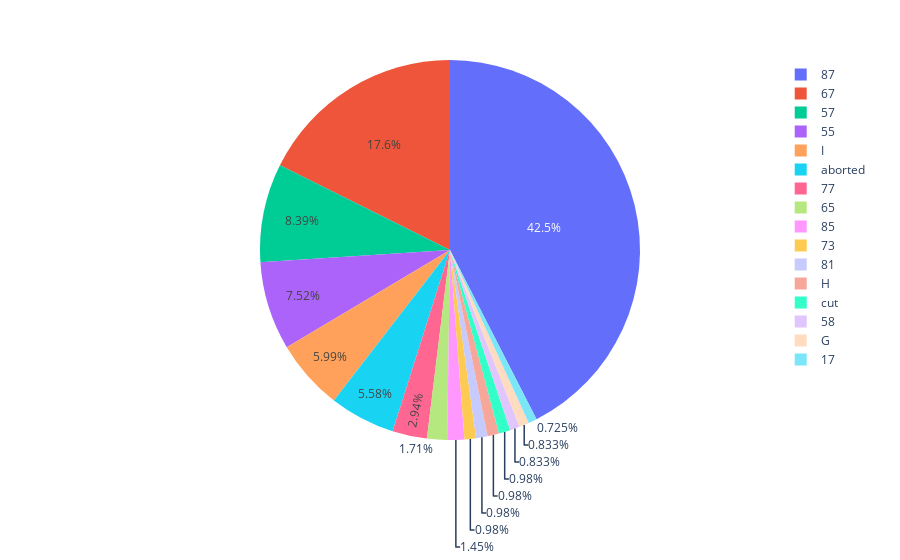

Here is the notebook cell this chart was saved with:
### Markdown cell above
When the crosstab is used, the waffle dataframe can be ploted as pie

### Code cell
pie_plt = plot_pie(tmp)
pie_plt.show()

### Figure 1 — Plotly figure (JSON) as saved in the notebook; plotly's stock layout.template omitted (floating-point values rounded to 4 significant figures)
{"data": [{"domain": {"x": [0, 1], "y": [0, 1]}, "hovertemplate": "label=%{label}<br>value=%{value}<extra></extra>", "labels": ["17", "55", "57", "58", "65", "67", "73", "77", "81", "85", "87", "G", "H", "I", "aborted", "cut"], "legendgroup": "", "name": "", "showlegend": true, "type": "pie", "values": [0.725, 7.515, 8.387, 0.8333, 1.705, 17.65, 0.98, 2.942, 0.98, 1.45, 42.47, 0.8333, 0.98, 5.985, 5.583, 0.98]}], "layout": {"legend": {"tracegroupgap": 0}, "margin": {"t": 60}}}
